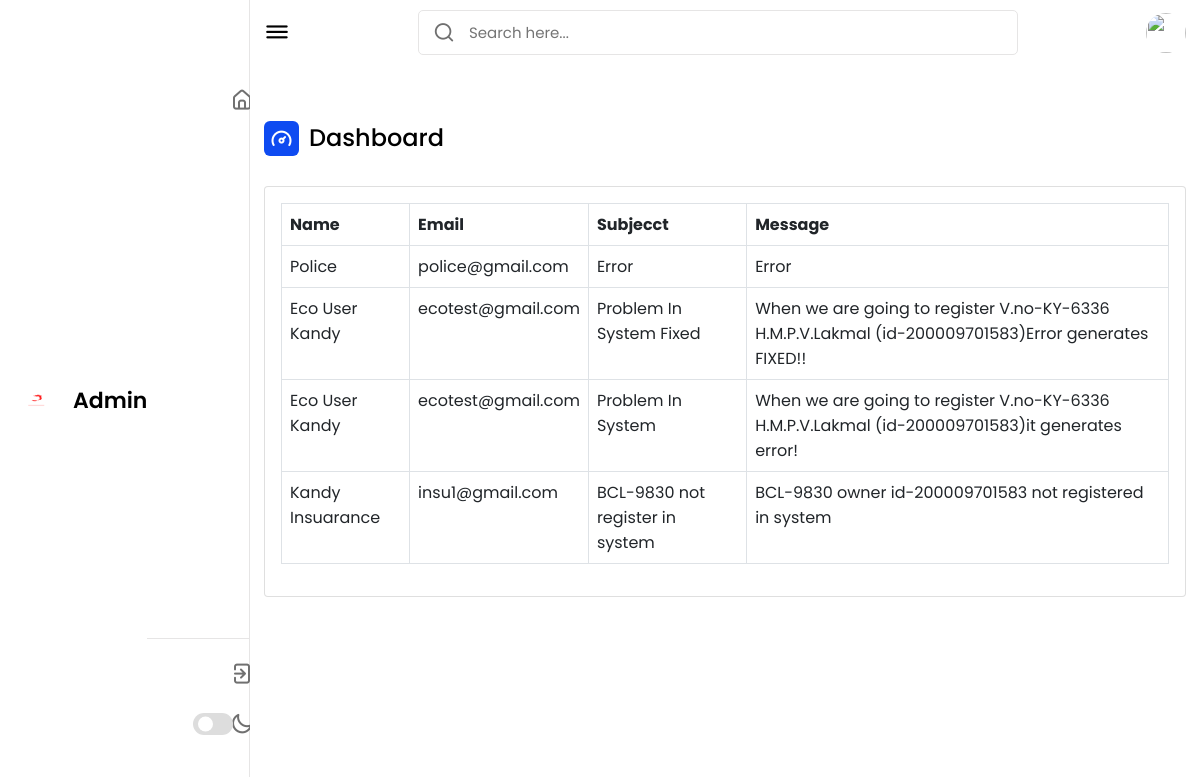
Screenshot of /login/admin_process/messages/messages.php with the database file from the repository.
### tables this page shows
CREATE TABLE `contact` (
  `id` int(11) NOT NULL,
  `name` varchar(100) NOT NULL,
  `email` varchar(200) NOT NULL,
  `subject` varchar(100) NOT NULL,
  `comments` varchar(220) NOT NULL
);

### login/admin_process/messages/messages.php (the view, shortened to what this page needs)
<head>
<link href="https://cdn.jsdelivr.net/npm/bootstrap@5.0.0-beta1/dist/css/bootstrap.min.css" rel="stylesheet">
</head>
<body>
<?php
include('../admindashpanel.php');
?>
 <link href=".../../../../style.css" rel="stylesheet" />
<div class="col-md-12">
                <div class="card mt-4">
                    <div class="card-body">
                        <table class="table table-bordered">
                            <thead>
                                <tr>
                                    <th>Name</th>
                                    <th>Email</th>
                                    <th>Subjecct</th>
                                    <th>Message</th>
                                </tr>
                            </thead>
                            <tbody>
                                <?php
                                    $con =OpenCon();
                                        $query = "SELECT * FROM contact ORDER BY id DESC";
                                        $query_run = mysqli_query($con, $query);
                                        if(mysqli_num_rows($query_run) > 0)
                                        {
                                            foreach($query_run as $items)
                                            {
                                                ?>
                                                <tr>
                                                    <td><?= $items['name']; ?></td>
                                                    <td><?= $items['email']; ?></td>
                                                    <td><?= $items['subject']; ?></td>
                                                    <td><?= $items['comments']; ?></td>
                                                </tr>
                                                <?php
                                            }
                                        }
                                        else
                                        {
                                            ?>
                                                <tr>
                                                    <td colspan="4">No Messeges</td>
                                                </tr>
                                            <?php
                                        }
                                ?>
                            </tbody>
                        </table>
                    </div>
                </div>

### login/admin_process/admindashpanel.php (shortened to what this page needs)
<head>
    <link rel="stylesheet" href="../style.css">
    <link href="https://cdn.jsdelivr.net/npm/bootstrap@5.0.0-beta1/dist/css/bootstrap.min.css" rel="stylesheet">
    <link rel="stylesheet" href="https://unicons.iconscout.com/release/v4.0.0/css/line.css">
</head>
<body>
    <nav>
        <div class="logo-name">
            <div class="logo-image">
                <img src="images/logo.png" alt="">
            </div>
            <span class="logo_name">Admin</span>
        </div>
        <div class="menu-items">
            <ul class="nav-links">
                <li><a href="http://localhost/login/admin_page.php#">
                    <i class="uil uil-estate"></i>
                    <span class="link-name">Dahsboard</span>
                </a></li>
            </ul>
            <ul class="logout-mode">
                <li><a href="logout.php">
                    <i class="uil uil-signout"></i>
                    <span class="link-name">Logout</span>
                </a></li>
                <li class="mode">
                    <a href="#">
                        <i class="uil uil-moon"></i>
                    <span class="link-name">Dark Mode</span>
                </a>
                <div class="mode-toggle">
                  <span class="switch"></span>
                </div>
            </li>
            </ul>
        </div>
    </nav>
    <section class="dashboard">
        <div class="top">
            <i class="uil uil-bars sidebar-toggle"></i>
            <div class="search-box">
                <i class="uil uil-search"></i>
                <input type="text" placeholder="Search here...">
            </div>
            <img src="images/profile.jpg" alt="">
        </div>
        <div class="dash-content">
            <div class="overview">
                <div class="title">
                    <i class="uil uil-tachometer-fast-alt"></i>
                    <span class="text">Dashboard</span>
                </div>
                <div class="half">

### style.css (style rules this page uses)
* { margin: 0; padding: 0; box-sizing: border-box; font-family: 'Poppins', sans-serif; }
nav { width: 100%; position: absolute; top: 0; left: 0; padding: 0px 4%; display: flex; align-items: center; justify-content: space-between; }
nav ul li { list-style: none; display: inline-block; margin-left: 40px; }
nav ul li a { text-decoration: none; color: #fff; font-size: 17px; font-weight: 600; }

### login/style.css (style rules this page uses)
* { margin: 0; padding: 0; box-sizing: border-box; font-family: 'Poppins', sans-serif; }
body { min-height: 100vh; background-color: var(--primary-color); }
nav { position: fixed; top: 0; left: 0; height: 100%; width: 250px; padding: 10px 14px; background-color: var(--panel-color); border-right: 1px solid var(--border-color); transition: var(--tran-05); }
nav .logo-name { display: flex; align-items: center; }
nav .logo-image { display: flex; justify-content: center; min-width: 45px; }
nav .logo-image img { width: 40px; object-fit: cover; border-radius: 50%; }
nav .logo-name .logo_name { font-size: 22px; font-weight: 600; color: var(--text-color); margin-left: 14px; transition: var(--tran-05); }
nav .menu-items { margin-top: 40px; height: calc(100% - 90px); display: flex; flex-direction: column; justify-content: space-between; }
.menu-items li { list-style: none; }
.menu-items li a { display: flex; align-items: center; height: 50px; text-decoration: none; position: relative; }
.menu-items li a i { font-size: 24px; min-width: 45px; height: 100%; display: flex; align-items: center; justify-content: center; color: var(--black-light-color); }
.menu-items li a .link-name { font-size: 18px; font-weight: 400; color: var(--black-light-color); transition: var(--tran-05); }
.menu-items .logout-mode { padding-top: 10px; border-top: 1px solid var(--border-color); }
.menu-items .mode { display: flex; align-items: center; white-space: nowrap; }
.menu-items .mode-toggle { position: absolute; right: 14px; height: 50px; min-width: 45px; display: flex; align-items: center; justify-content: center; cursor: pointer; }
.mode-toggle .switch { position: relative; display: inline-block; height: 22px; width: 40px; border-radius: 25px; background-color: var(--toggle-color); }
.switch:before { content: ""; position: absolute; left: 5px; top: 50%; transform: translateY(-50%); height: 15px; width: 15px; background-color: var(--panel-color); border-radius: 50%; transition: var(--tran-03); }
.dashboard { position: relative; left: 250px; background-color: var(--panel-color); min-height: 100vh; width: calc(100% - 250px); padding: 10px 14px; transition: var(--tran-05); }
.dashboard .top { position: fixed; top: 0; left: 250px; display: flex; width: calc(100% - 250px); justify-content: space-between; align-items: center; padding: 10px 14px; background-color: var(--panel-color); transition: var(--tran-05); z-index: 10; }
.dashboard .top .sidebar-toggle { font-size: 26px; color: var(--text-color); cursor: pointer; }
.dashboard .top .search-box { position: relative; height: 45px; max-width: 600px; width: 100%; margin: 0 30px; }
.top .search-box input { position: absolute; border: 1px solid var(--border-color); background-color: var(--panel-color); padding: 0 25px 0 50px; border-radius: 5px; height: 100%; width: 100%; color: var(--text-color); font-size: 15px; font-weight: 400; outline: none; }
.top .search-box i { position: absolute; left: 15px; font-size: 22px; z-index: 10; top: 50%; transform: translateY(-50%); color: var(--black-light-color); }
.top img { width: 40px; border-radius: 50%; }
.dashboard .dash-content { padding-top: 50px; }
.dash-content .title { display: flex; align-items: center; margin: 60px 0 30px 0; }
.dash-content .title i { position: relative; height: 35px; width: 35px; background-color: var(--primary-color); border-radius: 6px; color: var(--title-icon-color); display: flex; align-items: center; justify-content: center; font-size: 24px; }
.dash-content .title .text { font-size: 24px; font-weight: 500; color: var(--text-color); margin-left: 10px; }

### rows the page displays
contact: name "Police", email "police@gmail.com", subject "Error", comments "Error"
contact: name "Eco User Kandy", email "ecotest@gmail.com", subject "Problem In System Fixed", comments "When we are going to register V.no-KY-6336 H.M.P.V.Lakmal (id-200009701583)Error generates FIXED!!"
contact: name "Eco User Kandy", email "ecotest@gmail.com", subject "Problem In System", comments "When we are going to register V.no-KY-6336 H.M.P.V.Lakmal (id-200009701583)it generates error!"
contact: name "Kandy Insuarance", email "insu1@gmail.com", subject "BCL-9830 not register in system", comments "BCL-9830 owner id-200009701583 not registered in system"
